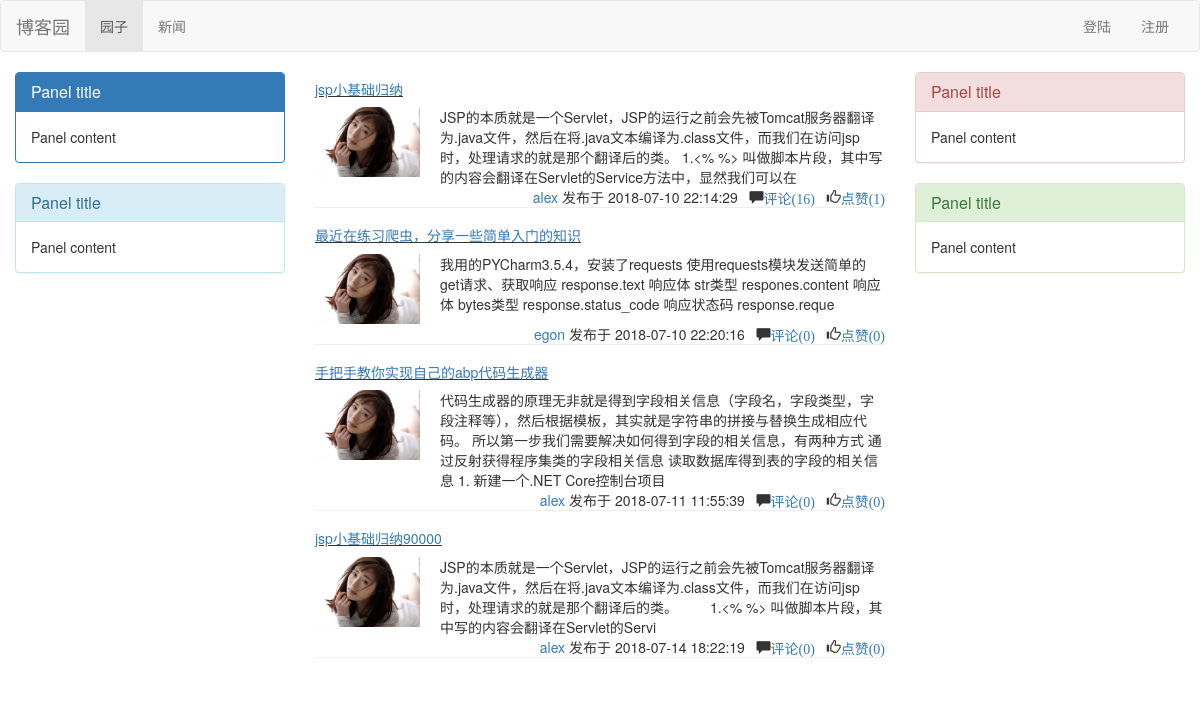
The app's page /index/ with its own data.
### blog/models.py (models this page shows, shortened)
class Article(models.Model):
    title = models.CharField(max_length=32)
    desc = models.CharField(max_length=255)
    content = models.TextField()
    create_time = models.DateTimeField(auto_now_add=True)
    category = models.ForeignKey('Category', on_delete=models.CASCADE)
    tags = models.ManyToManyField('Tag', through='ArticleToTag')
    author = models.ForeignKey('UserInfo', on_delete=models.CASCADE)
    comment_count = models.IntegerField(default=0)
    up_count = models.IntegerField(default=0)
    down_count = models.IntegerField(default=0)

class UserInfo(AbstractUser):
    telephone = models.CharField(max_length=11)
    create_time = models.DateTimeField(auto_now_add=True)
    portrait = models.FileField(upload_to='portrait/',default='portrait/default.jpg')
    theme = models.OneToOneField('BlogTheme', on_delete=models.CASCADE, null=True)

### blog/views.py (the view)
# urls.py: path('index/', views.index, name='index'),
def index(request):
    article_list = models.Article.objects.all()
    return render(request, 'index.html', {'article_list':article_list})

### templates/index.html (shortened to what this page needs)
<!DOCTYPE html>
<html lang="en">
<head>
    <link rel="stylesheet" href="/static/bootstrap-3.3.7/css/bootstrap.css">
</head>
<body>
<nav class="navbar navbar-default">
    <div class="container-fluid">
        <div class="navbar-header">
            <a class="navbar-brand" href="#">博客园</a>
        </div>
        <div class="collapse navbar-collapse" id="bs-example-navbar-collapse-1">
            <ul class="nav navbar-nav">
                <li class="active"><a href="#">园子<span class="sr-only">(current)</span></a></li>
                <li><a href="#">新闻</a></li>
            </ul>
            <ul class="nav navbar-nav navbar-right">
                {% if request.user.username %}
                    <li><a href="/{{ request.user.username }}/"><span class="glyphicon glyphicon-user"></span> {{ request.user.username }}</a></li>
                    <li class="dropdown">
                        <a href="#" class="dropdown-toggle" data-toggle="dropdown" role="button" aria-haspopup="true"
                           aria-expanded="false">设置<span class="caret"></span></a>
                        <ul class="dropdown-menu">
                            <li><a href="#">个人信息</a></li>
                            <li><a href="#">修改密码</a></li>
                            <li><a href="{% url 'logout' %}">注销</a></li>
                        </ul>
                    </li>
                {% else %}
                    <li><a href="{% url 'login' %}">登陆</a></li>
                    <li><a href="#">注册</a></li>
                {% endif %}
            </ul>
        </div>
    </div>
</nav>
<div class="container-fluid">
    <div class="row">
        <div class="col-md-3">
            <div class="panel panel-primary">
                <div class="panel-heading">
                    <h3 class="panel-title">Panel title</h3>
                </div>
                <div class="panel-body">
                    Panel content
                </div>
            </div>
            <div class="panel panel-info">
                <div class="panel-heading">
                    <h3 class="panel-title">Panel title</h3>
                </div>
                <div class="panel-body">
                    Panel content
                </div>
            </div>
        </div>
        <div class="col-md-6">
            {% for article in article_list %}
                <div class="article">
                    <h5 class="title"><a href="/{{ article.author.username }}/article/{{ article.id }}">{{ article.title }}</a></h5>
                    <div class="article_info">
                        <a href="/{{ article.author.username }}/" class="media-left"><img height="70" src="/static/img/11.jpg" title="{{ article.author.username }}"></a>
                        <span class="media-right">{{ article.desc }}</span>
                    </div>
                    <div class="pull-right">
                        <span><a href="/{{ article.author.username }}/">{{ article.author.username }}</a> 发布于 {{ article.create_time|date:'Y-m-d H:i:s' }}</span>&nbsp;&nbsp;
                        <span class="glyphicon glyphicon-comment"><a href="">评论({{ article.comment_count }})</a></span>&nbsp;&nbsp;
                        <span class="glyphicon glyphicon-thumbs-up"><a href="">点赞({{ article.up_count }})</a></span>
                    </div>
                </div>
                <hr>
            {% endfor %}
        </div>
        <div class="col-md-3">
            <div class="panel panel-danger">
                <div class="panel-heading">
                    <h3 class="panel-title">Panel title</h3>
                </div>
                <div class="panel-body">
                    Panel content
                </div>
            </div>
            <div class="panel panel-success">
                <div class="panel-heading">
                    <h3 class="panel-title">Panel title</h3>
                </div>
                <div class="panel-body">
                    Panel content
                </div>
            </div>
        </div>
    </div>
</div>
</body>
</html>

### templates/index.html (style rules this page uses)
.title { text-decoration: underline; }

### records on screen
Article: title "jsp小基础归纳", desc "JSP的本质就是一个Servlet，JSP的运行之前会先被Tomcat服务器翻译为.java文件，然后在将.java文本编译为.class文件，而我们在访问jsp时，处理请求的就是那个翻译后的类。 1.<% %> 叫做脚本片段，其中写的内容会翻译在Servlet的Service方法中，显然我们可以在", author.username "alex", create_time "2018-07-10 22:14:29", comment_count "16", up_count "1"
Article: title "最近在练习爬虫，分享一些简单入门的知识", desc "我用的PYCharm3.5.4，安装了requests 使用requests模块发送简单的get请求、获取响应 response.text 响应体 str类型 respones.content 响应体 bytes类型 response.status_code 响应状态码 response.reque", author.username "egon", create_time "2018-07-10 22:20:16", comment_count "0", up_count "0"
Article: title "手把手教你实现自己的abp代码生成器", desc "代码生成器的原理无非就是得到字段相关信息（字段名，字段类型，字段注释等），然后根据模板，其实就是字符串的拼接与替换生成相应代码。 所以第一步我们需要解决如何得到字段的相关信息，有两种方式 通过反射获得程序集类的字段相关信息 读取数据库得到表的字段的相关信息 1. 新建一个.NET Core控制台项目", author.username "alex", create_time "2018-07-11 11:55:39", comment_count "0", up_count "0"
Article: title "jsp小基础归纳90000", desc "JSP的本质就是一个Servlet，JSP的运行之前会先被Tomcat服务器翻译为.java文件，然后在将.java文本编译为.class文件，而我们在访问jsp时，处理请求的就是那个翻译后的类。 1.<% %> 叫做脚本片段，其中写的内容会翻译在Servlet的Servi", author.username "alex", create_time "2018-07-14 18:22:19", comment_count "0", up_count "0"
